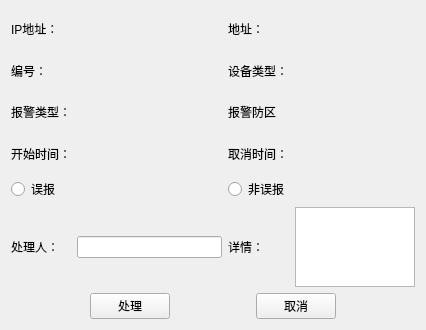
<?xml version="1.0" encoding="UTF-8"?>
<ui version="4.0">
 <class>deal</class>
 <widget class="QWidget" name="deal">
  <property name="geometry">
   <rect>
    <x>0</x>
    <y>0</y>
    <width>426</width>
    <height>330</height>
   </rect>
  </property>
  <property name="windowTitle">
   <string>Form</string>
  </property>
  <layout class="QGridLayout" name="gridLayout_3">
   <item row="0" column="0">
    <layout class="QGridLayout" name="gridLayout_2">
     <item row="0" column="0">
      <layout class="QGridLayout" name="gridLayout">
       <item row="0" column="0">
        <widget class="QLabel" name="label">
         <property name="text">
          <string>IP地址：</string>
         </property>
        </widget>
       </item>
       <item row="0" column="1">
        <widget class="QLabel" name="IP_Add">
         <property name="minimumSize">
          <size>
           <width>100</width>
           <height>0</height>
          </size>
         </property>
         <property name="text">
          <string/>
         </property>
        </widget>
       </item>
       <item row="1" column="0">
        <widget class="QLabel" name="label_2">
         <property name="text">
          <string>编号：</string>
         </property>
        </widget>
       </item>
       <item row="2" column="0">
        <widget class="QLabel" name="label_3">
         <property name="text">
          <string>报警类型：</string>
         </property>
        </widget>
       </item>
       <item row="3" column="0">
        <widget class="QLabel" name="label_4">
         <property name="text">
          <string>开始时间：</string>
         </property>
        </widget>
       </item>
       <item row="4" column="0">
        <widget class="QRadioButton" name="Misinformation">
         <property name="maximumSize">
          <size>
           <width>120</width>
           <height>16777215</height>
          </size>
         </property>
         <property name="text">
          <string>误报</string>
         </property>
        </widget>
       </item>
       <item row="5" column="0">
        <widget class="QLabel" name="label_5">
         <property name="text">
          <string>处理人：</string>
         </property>
        </widget>
       </item>
       <item row="0" column="2">
        <widget class="QLabel" name="label_6">
         <property name="text">
          <string>地址：</string>
         </property>
        </widget>
       </item>
       <item row="1" column="2">
        <widget class="QLabel" name="label_7">
         <property name="text">
          <string>设备类型：</string>
         </property>
        </widget>
       </item>
       <item row="2" column="2">
        <widget class="QLabel" name="label_8">
         <property name="text">
          <string>报警防区</string>
         </property>
        </widget>
       </item>
       <item row="3" column="2">
        <widget class="QLabel" name="label_9">
         <property name="text">
          <string>取消时间：</string>
         </property>
        </widget>
       </item>
       <item row="4" column="2">
        <widget class="QRadioButton" name="information">
         <property name="text">
          <string>非误报</string>
         </property>
        </widget>
       </item>
       <item row="5" column="2">
        <widget class="QLabel" name="label_10">
         <property name="text">
          <string>详情：</string>
         </property>
        </widget>
       </item>
       <item row="0" column="3">
        <widget class="QLabel" name="Add">
         <property name="minimumSize">
          <size>
           <width>100</width>
           <height>0</height>
          </size>
         </property>
         <property name="text">
          <string/>
         </property>
        </widget>
       </item>
       <item row="1" column="3">
        <widget class="QLabel" name="DeviceType">
         <property name="minimumSize">
          <size>
           <width>100</width>
           <height>0</height>
          </size>
         </property>
         <property name="text">
          <string/>
         </property>
        </widget>
       </item>
       <item row="2" column="3">
        <widget class="QLabel" name="AlarmFence">
         <property name="minimumSize">
          <size>
           <width>100</width>
           <height>0</height>
          </size>
         </property>
         <property name="text">
          <string/>
         </property>
        </widget>
       </item>
       <item row="3" column="3">
        <widget class="QLabel" name="Etime">
         <property name="minimumSize">
          <size>
           <width>100</width>
           <height>0</height>
          </size>
         </property>
         <property name="text">
          <string/>
         </property>
        </widget>
       </item>
       <item row="3" column="1">
        <widget class="QLabel" name="Stime">
         <property name="minimumSize">
          <size>
           <width>100</width>
           <height>0</height>
          </size>
         </property>
         <property name="text">
          <string/>
         </property>
        </widget>
       </item>
       <item row="2" column="1">
        <widget class="QLabel" name="AlameType">
         <property name="minimumSize">
          <size>
           <width>100</width>
           <height>0</height>
          </size>
         </property>
         <property name="text">
          <string/>
         </property>
        </widget>
       </item>
       <item row="1" column="1">
        <widget class="QLabel" name="Number">
         <property name="minimumSize">
          <size>
           <width>100</width>
           <height>0</height>
          </size>
         </property>
         <property name="text">
          <string/>
         </property>
        </widget>
       </item>
       <item row="5" column="3">
        <widget class="QTextEdit" name="DealMessage">
         <property name="minimumSize">
          <size>
           <width>100</width>
           <height>80</height>
          </size>
         </property>
         <property name="maximumSize">
          <size>
           <width>120</width>
           <height>80</height>
          </size>
         </property>
        </widget>
       </item>
       <item row="5" column="1">
        <widget class="QLineEdit" name="DealHuman"/>
       </item>
      </layout>
     </item>
     <item row="1" column="0">
      <layout class="QHBoxLayout" name="horizontalLayout">
       <item>
        <spacer name="horizontalSpacer_2">
         <property name="orientation">
          <enum>Qt::Horizontal</enum>
         </property>
         <property name="sizeHint" stdset="0">
          <size>
           <width>40</width>
           <height>20</height>
          </size>
         </property>
        </spacer>
       </item>
       <item>
        <widget class="QPushButton" name="pbtnDeal">
         <property name="text">
          <string>处理</string>
         </property>
        </widget>
       </item>
       <item>
        <spacer name="horizontalSpacer">
         <property name="orientation">
          <enum>Qt::Horizontal</enum>
         </property>
         <property name="sizeHint" stdset="0">
          <size>
           <width>40</width>
           <height>20</height>
          </size>
         </property>
        </spacer>
       </item>
       <item>
        <widget class="QPushButton" name="pbtnClose">
         <property name="text">
          <string>取消</string>
         </property>
        </widget>
       </item>
       <item>
        <spacer name="horizontalSpacer_3">
         <property name="orientation">
          <enum>Qt::Horizontal</enum>
         </property>
         <property name="sizeHint" stdset="0">
          <size>
           <width>40</width>
           <height>20</height>
          </size>
         </property>
        </spacer>
       </item>
      </layout>
     </item>
    </layout>
   </item>
  </layout>
 </widget>
 <resources/>
 <connections/>
</ui>
